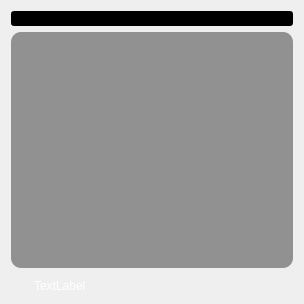
<?xml version="1.0" encoding="UTF-8"?>
<ui version="4.0">
 <class>UserVideoItem</class>
 <widget class="QWidget" name="UserVideoItem">
  <property name="geometry">
   <rect>
    <x>0</x>
    <y>0</y>
    <width>304</width>
    <height>304</height>
   </rect>
  </property>
  <property name="sizePolicy">
   <sizepolicy hsizetype="Expanding" vsizetype="Expanding">
    <horstretch>0</horstretch>
    <verstretch>0</verstretch>
   </sizepolicy>
  </property>
  <property name="windowTitle">
   <string>Form</string>
  </property>
  <property name="autoFillBackground">
   <bool>false</bool>
  </property>
  <property name="styleSheet">
   <string notr="true"/>
  </property>
  <layout class="QVBoxLayout" name="verticalLayout">
   <item>
    <widget class="ElaProgressBar" name="volumePb">
     <property name="sizePolicy">
      <sizepolicy hsizetype="Expanding" vsizetype="Fixed">
       <horstretch>0</horstretch>
       <verstretch>0</verstretch>
      </sizepolicy>
     </property>
     <property name="minimumSize">
      <size>
       <width>0</width>
       <height>15</height>
      </size>
     </property>
     <property name="maximumSize">
      <size>
       <width>16777215</width>
       <height>15</height>
      </size>
     </property>
     <property name="font">
      <font>
       <pointsize>8</pointsize>
      </font>
     </property>
     <property name="autoFillBackground">
      <bool>false</bool>
     </property>
     <property name="styleSheet">
      <string notr="true">background-color: rgba(0, 0, 0, 255);</string>
     </property>
     <property name="value">
      <number>0</number>
     </property>
     <property name="textVisible">
      <bool>false</bool>
     </property>
     <property name="invertedAppearance">
      <bool>false</bool>
     </property>
    </widget>
   </item>
   <item>
    <widget class="QWidget" name="videoPlaceHolder" native="true">
     <property name="sizePolicy">
      <sizepolicy hsizetype="Expanding" vsizetype="Expanding">
       <horstretch>0</horstretch>
       <verstretch>0</verstretch>
      </sizepolicy>
     </property>
     <property name="autoFillBackground">
      <bool>false</bool>
     </property>
     <property name="styleSheet">
      <string notr="true">background-color: rgba(0,0,0,100); border-radius: 10px;</string>
     </property>
    </widget>
   </item>
   <item>
    <widget class="QLabel" name="userName">
     <property name="styleSheet">
      <string notr="true">color: rgb(255, 255, 255);
padding: 5px 0px 0px 20px;</string>
     </property>
     <property name="text">
      <string>TextLabel</string>
     </property>
    </widget>
   </item>
  </layout>
 </widget>
 <customwidgets>
  <customwidget>
   <class>ElaProgressBar</class>
   <extends>QProgressBar</extends>
   <header>ela-widget-tools/ElaProgressBar.h</header>
  </customwidget>
 </customwidgets>
 <resources/>
 <connections/>
</ui>
